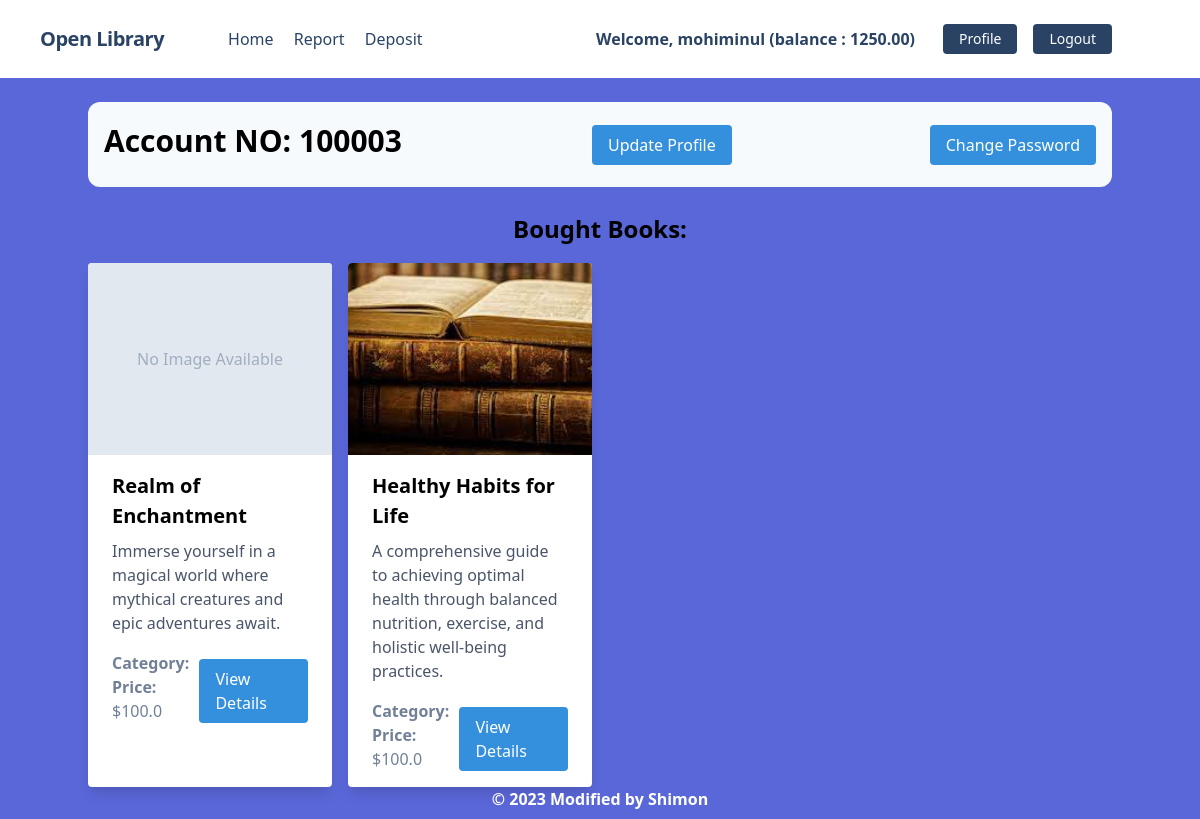
Page /accounts/profile/ (signed in) on the committed database.
### accounts/models.py (models this page shows, shortened)
class UserLibraryAccount(models.Model):
    user = models.OneToOneField(User, related_name='account', on_delete=models.CASCADE)
    account_no = models.IntegerField(unique=True) # account no duijon user er kokhono same hobe na
    birth_date = models.DateField(null=True, blank=True)
    gender = models.CharField(max_length=10, choices=GENDER_TYPE)
    initial_deposite_date = models.DateField(auto_now_add=True)
    balance = models.DecimalField(default=0, max_digits=12, decimal_places=2) # ekjon user 12 digit obdi taka rakhte parbe, dui doshomik ghor obdi rakhte parben 1000.50

### books/models.py (models this page shows, shortened)
class Book(models.Model):
    categories = models.CharField(max_length=50, choices=CATEGORY_CHOICES)
    title = models.CharField(max_length=100)
    description = models.TextField()
    image = models.ImageField(
        upload_to='books/media/uploads', blank=True, null=True)
    price = models.FloatField()
    borrowers = models.ManyToManyField(
        User, related_name='borrowed_books', blank=True)

### accounts/views.py (the view, shortened to what this page needs)
# urls.py: path('profile/', UserProfileView.as_view(), name='profile'),
class UserProfileView(LoginRequiredMixin,View):
    template_name = 'accounts/profile.html'
    def get(self, request):
        form = UserUpdateForm(instance=request.user)
        borrowers = Book.objects.filter(borrowers=request.user)
        return render(request, self.template_name, {'form': form, 'books': borrowers})

### accounts/templates/accounts/profile.html (shortened to what this page needs)
{% extends 'base.html' %}
{% block content %}
<div class="bg-gray-100 p-4 rounded-xl my-6">
    <div class="flex items-center justify-between">
        <h4 class="font-bold text-3xl text-left pb-2">
            Account NO: {{request.user.account.account_no}}
        </h4>
        <a href="{% url 'update_profile' %}"
           class="btn-blue">
            Update Profile
        </a>
        <a href="{% url 'password_change' %}"
           class="btn-blue ml-2">
            Change Password
        </a>
    </div>
</div>
<div class="container mt-5">
    {% if books %}
    <h2 class="text-center text-2xl font-bold mb-4">Bought Books:</h2>
    <div class="grid grid-cols-1 sm:grid-cols-2 md:grid-cols-3 lg:grid-cols-4 gap-4">
        {% for book in books %}
        <div class="max-w-sm bg-white rounded overflow-hidden shadow-lg">
            {% if book.image %}
            <img src="{{ book.image.url }}"
                 alt="{{ book.title }} Image"
                 class="w-full h-48 object-cover">
            {% else %}
            <div class="bg-gray-300 w-full h-48 flex items-center justify-center">
                <p class="text-gray-500">No Image Available</p>
            </div>
            {% endif %}
            <div class="px-6 py-4">
                <div class="font-bold text-xl mb-2">{{ book.title }}</div>
                <p class="text-gray-700 text-base ">
                    {{ book.description }}
                </p>
                <div class="mt-4 flex justify-between">
                    <div>
                        <p class="text-gray-600">
                            <strong>Category:</strong> {{ book.category }}
                        </p>
                        <p class="text-gray-600">
                            <strong>Price:</strong> ${{ book.price }}
                        </p>
                    </div>
                    <div class="flex items-end">
                        <a href="{% url 'book_detail' book.id %}"
                           class="btn-blue">
                            View Details
                        </a>
                    </div>
                </div>
            </div>
        </div>
        {% endfor %}
    </div>
    {% else %}
    <div class="h-70vh flex justify-content-center items-center">
        <h1 class="text-2xl">No bought books yet.</h1>
    </div>
    {% endif %}
</div>
{% endblock %}

### core/templates/navbar.html (shortened to what this page needs)
<nav class="flex items-center justify-between flex-wrap bg-white p-6 px-10">
    <div class="flex items-center flex-shrink-0 text-white mr-6">
        <span class="font-semibold text-xl tracking-tight text-blue-900"><a href="/">Open Library</a></span>
    </div>
    <div class="w-full block flex-grow lg:flex lg:items-center lg:w-auto px-10">
        {% if request.user.is_authenticated %}
        <div class="text-md lg:flex-grow">
            <a href="{% url 'home' %}"
                class="block mt-4 lg:inline-block lg:mt-0 text-blue-900 hover:text-red-900 hover:font-black mr-4">
                Home
            </a>
            <a href="{% url 'transaction_report' %}"
                class="block mt-4 lg:inline-block lg:mt-0 text-blue-900 hover:text-red-900 hover:font-black mr-4">
                Report
            </a>
            <a href="{% url 'deposit_money' %}"
                class="block mt-4 lg:inline-block lg:mt-0 text-blue-900 hover:text-red-900 hover:font-black mr-4">
                Deposit
            </a>
        </div>
        <div class="flex w-auto">
            <div class="text-blue-900 my-auto font-black px-5">Welcome, {{ request.user.first_name }} (balance :
                {{request.user.account.balance}}) </div>
            <a href="{% url 'profile' %}"
                class="mx-2 inline-block font-medium text-sm px-4 py-2 leading-none bg-blue-900 rounded text-white border-white hover:border-transparent hover:text-dark hover:bg-red-700 mt-4 lg:mt-0">Profile</a>
            <a href="{% url 'logout' %}"
                class="mx-2 inline-block font-medium text-sm px-4 py-2 leading-none bg-blue-900 rounded text-white border-white hover:border-transparent hover:text-dark hover:bg-red-700 mt-4 lg:mt-0">Logout</a>
        </div>
        {% endif %}
    </div>
</nav>

### accounts/templates/accounts/profile.html (style rules this page uses)
.btn-blue { background-color: #3490dc; color: #fff; padding: 8px 16px; border-radius: 4px; text-decoration: none; transition: background-color 0.3s; }

### rows in the picture
Book: image "No Image Available", title "Realm of Enchantment", description "Immerse yourself in a magical world where mythical creatures and epic adventures await.", price "100.0"
Book: image (picture), title "Healthy Habits for Life", description "A comprehensive guide to achieving optimal health through balanced nutrition, exercise, and holistic well-being practices.", price "100.0"

### other values in the picture
{{ request.user.first_name }} "mohiminul"
{{ request.user.account.balance }} "1250.00"
{{ request.user.account.account_no }} "100003"
